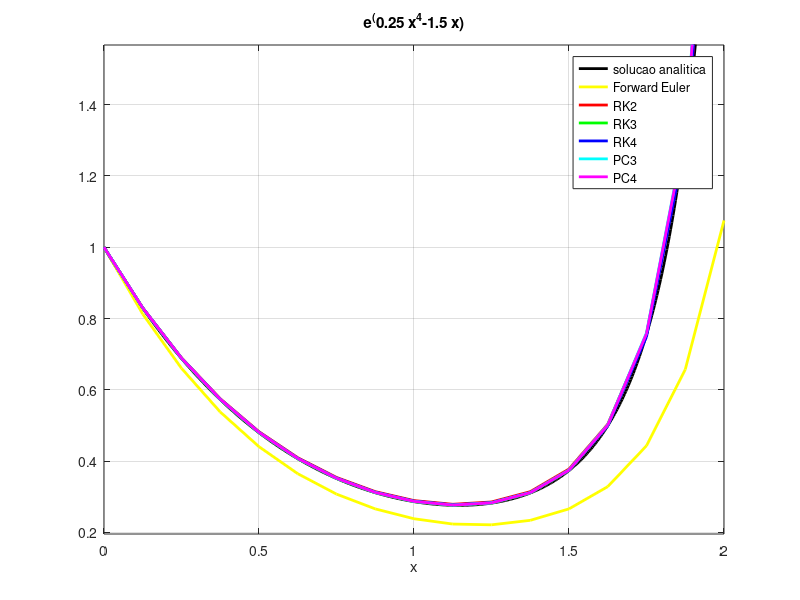

Reproduce this figure in MATLAB.
figure;

a = ezplot("e^(0.25*x^4-1.5*x)",[0,2])
set(a,"linewidth",2)
set(a,"color","k")

grid on
hold on
teuler = [0, 0.125, 0.25, 0.375, 0.5, 0.625, 0.75, 0.875, 1.0, 1.125, 1.25, 1.375, 1.5, 1.625, 1.75, 1.875, 2.0]
yeuler = [1, 0.8125, 0.660354614257812, 0.537827879190445, 0.440530403975572, 0.364814240792271, 0.307544817738211, 0.266098348160209, 0.238488045921907, 0.223582543051787, 0.221453705361597, 0.233996981641844, 0.266160140983728, 0.328541424026789, 0.443161955016604, 0.656952976284380, 1.075086865242724]
euler = plot(teuler, yeuler)
set(euler,"linewidth",2)
set(euler,"color","y")

hold on
trk2 = [0, 0.125, 0.25, 0.375, 0.5, 0.625, 0.75, 0.875, 1.0, 1.125, 1.25, 1.375, 1.5, 1.625, 1.75, 1.875, 2.0]
yrk2 = [1, 0.830177307128906, 0.689853269223022, 0.575031288090951, 0.482540493921674, 0.409706780415945, 0.354275048285185, 0.314500209369730, 0.289375608445731, 0.279041080681339, 0.285539924820046, 0.314361913247992, 0.377869509770300, 0.503514898388323, 0.755172828365288, 1.293590574256922, 2.565261404667525]
rk2 = plot(trk2, yrk2, "r-")
set(rk2, "linewidth", 2)

hold on	
trk3 = [0, 0.125, 0.25, 0.375, 0.5, 0.625, 0.75, 0.875, 1.0, 1.125, 1.25, 1.375, 1.5, 1.625, 1.75, 1.875, 2.0]
yrk3 = [1, 0.829030694828058, 0.687881183335626, 0.572511565830559, 0.479707145633633, 0.406742160536767, 0.351301093249454, 0.311572315283551, 0.286480021018246, 0.276095301426924, 0.282398706020015, 0.310848752183642, 0.373922590969283, 0.499810112946089, 0.755728804780817, 1.316979738192397, 2.696061394327070]
rk3 = plot(trk3, yrk3, "g-")
set(rk3, "linewidth", 2)

hold on
trk4 = [0, 0.125, 0.25, 0.375, 0.5, 0.625, 0.75, 0.875, 1.0, 1.125, 1.25, 1.375, 1.5, 1.625, 1.75, 1.875, 2.0]
yrk4 = [1, 0.829596650350865, 0.688826111958355, 0.573699089391851, 0.481034201174179, 0.408131279746896, 0.352697565754486, 0.312942631187047, 0.287808588648374, 0.277375782152986, 0.283611666804245, 0.311900525218541, 0.374463639253713, 0.498652432939856, 0.748828492502313, 1.289825369554572, 2.591952464202182]
rk4 = plot(trk4, yrk4, "b-")
set(rk4, "linewidth", 2)

hold on
tpc3 = [0, 0.125, 0.25, 0.375, 0.5, 0.625, 0.75, 0.875, 1.0, 1.125, 1.25, 1.375, 1.5, 1.625, 1.75, 1.875, 2.0]
ypc3 = [1, 0.829596650350865, 0.688826111958355, 0.573383898710853, 0.480488325397484, 0.407438246952210, 0.351928891077650, 0.312156048413410, 0.287050350525734, 0.276693702116549, 0.283089313732698, 0.311744478771095, 0.375243862074518, 0.502022175403448, 0.759861890821539, 1.325278642713596, 2.712295689851738]
pc3 = plot(tpc3, ypc3, "c-")
set(pc3, "linewidth", 2)

hold on
tpc4 = [0, 0.125, 0.25, 0.375, 0.5, 0.625, 0.75, 0.875, 1.0, 1.125, 1.25, 1.375, 1.5, 1.625, 1.75, 1.875, 2.0]
ypc4 = [1, 0.829596650350865, 0.688826111958355, 0.573699089391851, 0.480694976139148, 0.407583139175888, 0.352029276443218, 0.312213123362222, 0.287059403562469, 0.276641174034890, 0.282945456057507, 0.311445574945034, 0.374654339212078, 0.500855423303461, 0.757530630081514, 1.320747901926117, 2.705075125447594]
pc4 = plot(tpc4, ypc4, "m-")
set(pc4, "linewidth", 2)

legend('solucao analitica','Forward Euler', 'RK2', 'RK3', 'RK4', 'PC3', 'PC4');
